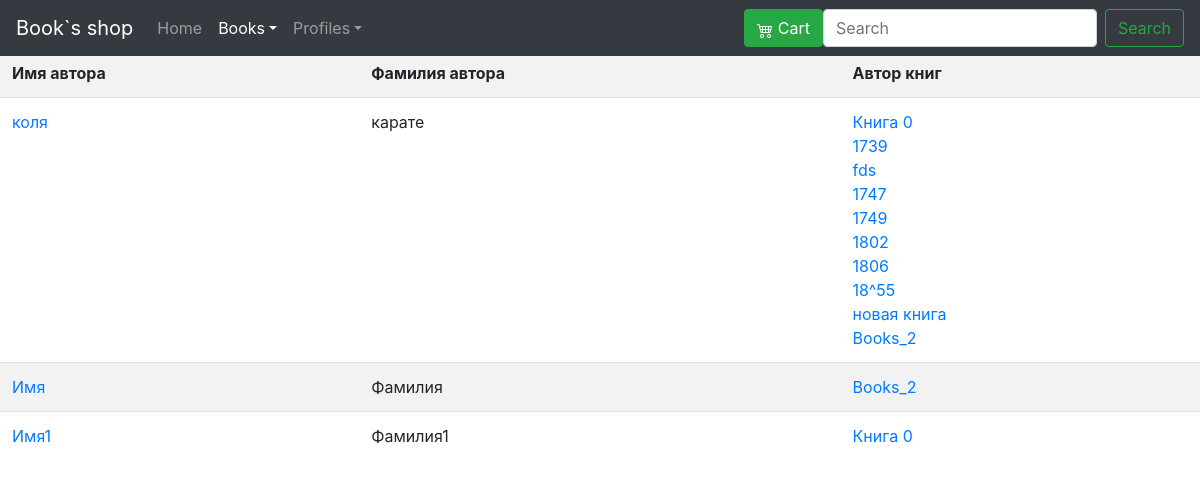
The page /books/author_list on the database as committed earlier.
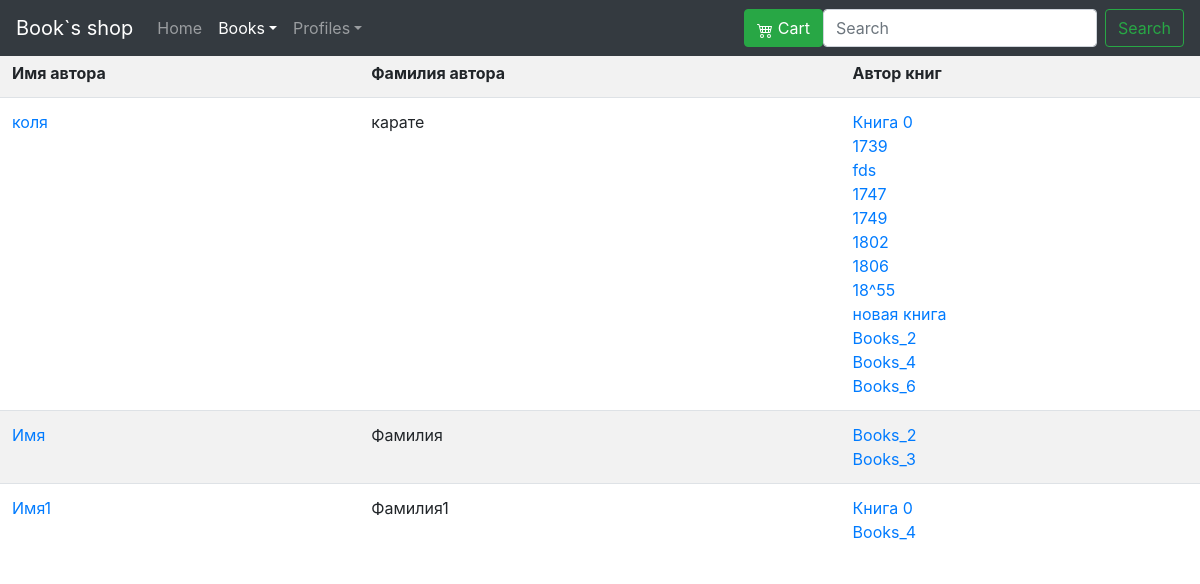
The same page on the database as committed later.
### books/models.py (models this page shows, shortened)
class Author(models.Model):
    first_name=models.CharField(
        verbose_name="Имя",
        max_length=50
    )
    last_name=models.CharField(
        verbose_name="Фамилия",
        max_length=50
    )

class Books(models.Model):
    name=models.CharField(
        verbose_name="Имя книги",
        max_length=50
    )
    description = models.TextField(
        verbose_name='Описание книги',
        null=True,
        blank=True
    )
    picture=models.ImageField(
        verbose_name="Фото обложки",
        upload_to="books-pic",
        null=True,
        blank=True,
        default="books-pic/default.jpg"
    )
    price=models.DecimalField(
        verbose_name="Цена",
        max_digits=5,
        decimal_places=2,
        default=00.00
    )
    author=models.ManyToManyField(
        'Author',
        verbose_name="Автор",
        related_name="books_author"
    )
    series=models.ManyToManyField(
        'Series',
        verbose_name="Серия",
        related_name="series_books",
        null=True,
        blank=True,
    )
    genre=models.ManyToManyField(
        'Genre',
        verbose_name="Жанр",
        related_name="genre_books"
    )
    publishing_year=models.PositiveSmallIntegerField (
        verbose_name="Год издания",
        default=2020
    )
    count_page=models.IntegerField(
        verbose_name="Кол-во страниц",
        default=100
    )
    binging=models.ForeignKey(
        'Binging',
        verbose_name="Переплёт",
        on_delete=models.PROTECT,
        default=1
    )
    format_book=models.CharField(
        verbose_name="Формат",
        default="99x99",
        max_length=15
    )
    isbn=models.CharField(
        verbose_name="ISBN",
        default="999-1-88877-6",
        max_length=15
    )
    weight=models.PositiveSmallIntegerField(
        verbose_name="Вес(гр.)",
        default="100"
    )
    age_limit=models.CharField(
        verbose_name="Ограничение по возрасту",
        default="6+",
        max_length=3
    )
    publisher=models.ManyToManyField(
        'Publisher',
        verbose_name="Издательство",
        related_name="publisher_books"
    )
    count_book=models.IntegerField(
        verbose_name="Ко-во книг в наличии",
        default=10
    )
    availability=models.BooleanField(
        verbose_name="Наличие книги",
        default=True
    )
    rating=models.FloatField(
        verbose_name="Рейтинг",
        validators=[MinValueValidator(0), MaxValueValidator(10)],
        default=9
    )
    create=models.DateField(
        verbose_name="Дата внесения в каталог",
        auto_now=False,
        auto_now_add=True
    )
    update=models.DateField(
        verbose_name="Дата последнего изменения",
        auto_now=True,
        auto_now_add=False
    )
    user=models.ForeignKey(
        User,
        on_delete=models.PROTECT,
        default=2
    )
    def __str__(self):
        return f"{self.name}"

### books/views.py (the view)
# urls.py: path('author_list', views.AuthorList.as_view(),name='author_list'),
class AuthorList(ListView):
    model=Author
    template_name='author/a_list.html'
    def get_context_data(self, **kwargs):
        c= super().get_context_data(**kwargs)
        try:
            user=self.request.user
            prof_user=Profile.objects.get(username=user)
            print(user)
            print(prof_user.pk)
            c['prof_user']=prof_user.pk
        except Profile.DoesNotExist:
            prof_user=None
        return c

### books/templates/author/a_list.html (shortened to what this page needs)
{% extends "base.html" %}
{% load crispy_forms_tags %}
        {% block books_active %}
          <a class="nav-link dropdown-toggle active" href="{% url 'CRUDL_books:list' %}" id="dropdown01" data-toggle="dropdown" aria-haspopup="true" aria-expanded="true">Books</a>
        {% endblock books_active %}
    {% block main %}
        <table class="table table-striped" width="100%" >
                <tr>
                    <th>Имя автора</th><th>Фамилия автора</th><th>Автор книг</th>
                </tr>
            {% for author in object_list %}
                <tr>
                    <td><a href="{% url 'CRUDL_books:author_detail' author.pk %}">{{author.first_name}}</a> </td>
                    <td>{{author.last_name}} </td>
                    <td>
                            {% for books in author.books_author.all %}
                                <a href="{% url 'CRUDL_books:detail' books.pk %}">{{books}}</a> <br>
                            {%endfor%}
                    </td>
                </tr>
        {% endfor %}
        </table>
{% endblock main %}

Rows that differ between the two databases and show on the page:
changed Author "коля": gains Books (name "Books_4"); gains Books (name "Books_6")
changed Author "Имя": gains Books (name "Books_3")
changed Author "Имя1": gains Books (name "Books_4")
